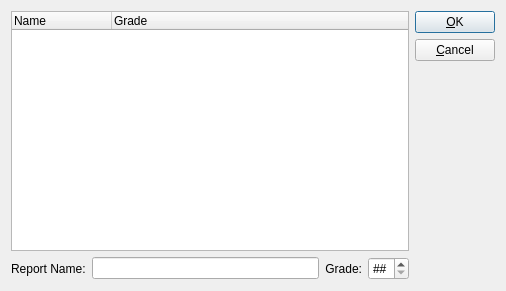
<ui version="4.0" >
 <comment> * OpenRPT report writer and rendering engine
 * Copyright (C) 2001-2012 by OpenMFG, LLC
 *
 * This library is free software; you can redistribute it and/or
 * modify it under the terms of the GNU Lesser General Public
 * License as published by the Free Software Foundation; either
 * version 2.1 of the License, or (at your option) any later version.
 *
 * This library is distributed in the hope that it will be useful,
 * but WITHOUT ANY WARRANTY; without even the implied warranty of
 * MERCHANTABILITY or FITNESS FOR A PARTICULAR PURPOSE. See the GNU
 * Lesser General Public License for more details.
 *
 * You should have received a copy of the GNU Lesser General Public
 * License along with this library; if not, write to the Free Software
 * Foundation, Inc., 59 Temple Place, Suite 330, Boston, MA 02111-1307 USA
 * Please contact info@openmfg.com with any questions on this license.</comment>
 <class>DBFileDialog</class>
 <widget class="QDialog" name="DBFileDialog" >
  <property name="geometry" >
   <rect>
    <x>0</x>
    <y>0</y>
    <width>506</width>
    <height>291</height>
   </rect>
  </property>
  <property name="windowTitle" >
   <string>Database File</string>
  </property>
  <layout class="QHBoxLayout" name="horizontalLayout" >
   <item>
    <layout class="QVBoxLayout" name="verticalLayout" >
     <item>
      <widget class="QTreeWidget" name="_list" >
       <property name="columnCount" >
        <number>2</number>
       </property>
       <column>
        <property name="text" >
         <string>Name</string>
        </property>
       </column>
       <column>
        <property name="text" >
         <string>Grade</string>
        </property>
       </column>
      </widget>
     </item>
     <item>
      <layout class="QHBoxLayout" >
       <property name="spacing" >
        <number>6</number>
       </property>
       <property name="margin" >
        <number>0</number>
       </property>
       <item>
        <widget class="QLabel" name="_lblReport" >
         <property name="text" >
          <string>Report Name:</string>
         </property>
         <property name="buddy" >
          <cstring>_name</cstring>
         </property>
        </widget>
       </item>
       <item>
        <widget class="QLineEdit" name="_name" />
       </item>
       <item>
        <widget class="QLabel" name="_gradeLabel" >
         <property name="text" >
          <string>Grade:</string>
         </property>
         <property name="alignment" >
          <set>Qt::AlignRight|Qt::AlignTrailing|Qt::AlignVCenter</set>
         </property>
         <property name="buddy" >
          <cstring>_grade</cstring>
         </property>
        </widget>
       </item>
       <item>
        <widget class="QSpinBox" name="_grade" >
         <property name="specialValueText" >
          <string>##</string>
         </property>
         <property name="minimum" >
          <number>-1</number>
         </property>
         <property name="value" >
          <number>-1</number>
         </property>
        </widget>
       </item>
      </layout>
     </item>
    </layout>
   </item>
   <item>
    <layout class="QVBoxLayout" >
     <property name="spacing" >
      <number>6</number>
     </property>
     <property name="margin" >
      <number>0</number>
     </property>
     <item>
      <widget class="QPushButton" name="_btnOk" >
       <property name="text" >
        <string>&amp;OK</string>
       </property>
      </widget>
     </item>
     <item>
      <widget class="QPushButton" name="_btnCancel" >
       <property name="text" >
        <string>&amp;Cancel</string>
       </property>
      </widget>
     </item>
     <item>
      <spacer>
       <property name="orientation" >
        <enum>Qt::Vertical</enum>
       </property>
       <property name="sizeType" >
        <enum>QSizePolicy::Expanding</enum>
       </property>
       <property name="sizeHint" stdset="0" >
        <size>
         <width>20</width>
         <height>40</height>
        </size>
       </property>
      </spacer>
     </item>
    </layout>
   </item>
  </layout>
 </widget>
 <layoutdefault spacing="6" margin="11" />
 <tabstops>
  <tabstop>_name</tabstop>
  <tabstop>_grade</tabstop>
  <tabstop>_btnOk</tabstop>
  <tabstop>_btnCancel</tabstop>
  <tabstop>_list</tabstop>
 </tabstops>
 <resources/>
 <connections>
  <connection>
   <sender>_btnOk</sender>
   <signal>clicked()</signal>
   <receiver>DBFileDialog</receiver>
   <slot>accept()</slot>
   <hints>
    <hint type="sourcelabel" >
     <x>441</x>
     <y>30</y>
    </hint>
    <hint type="destinationlabel" >
     <x>20</x>
     <y>20</y>
    </hint>
   </hints>
  </connection>
  <connection>
   <sender>_btnCancel</sender>
   <signal>clicked()</signal>
   <receiver>DBFileDialog</receiver>
   <slot>reject()</slot>
   <hints>
    <hint type="sourcelabel" >
     <x>441</x>
     <y>64</y>
    </hint>
    <hint type="destinationlabel" >
     <x>20</x>
     <y>20</y>
    </hint>
   </hints>
  </connection>
 </connections>
</ui>
